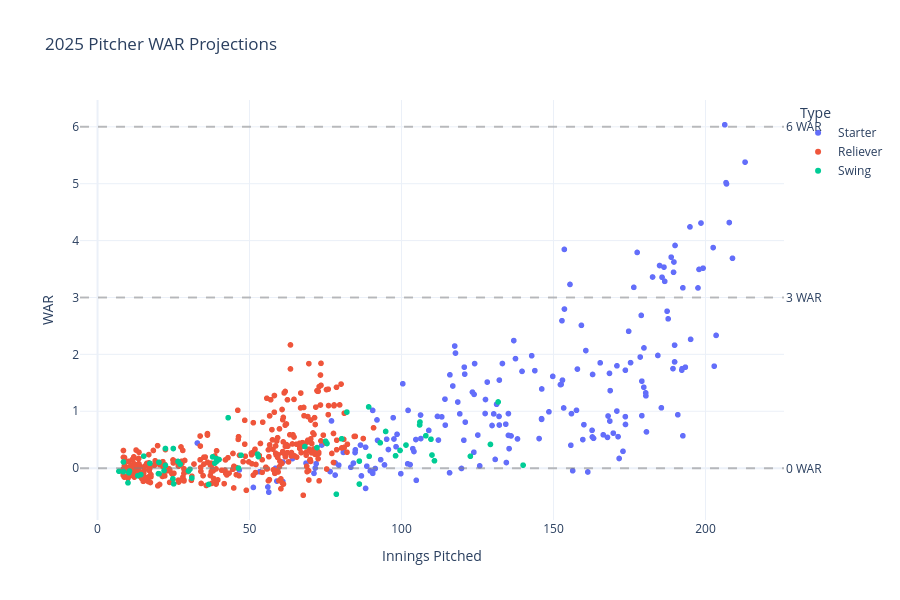

Notebook cell for this chart:
### Code cell
# Cell 5: Pitcher Projections Scatter

if ros_models_loaded:
    # Add pitcher type for coloring
    pitcher_complete_copy = pitcher_complete.copy()
    pitcher_complete_copy['Type'] = pitcher_complete_copy.apply(
        lambda row: 'Starter' if row.get('GS_per_G', row.get('GS', 0) / max(row.get('G', 1), 1)) > 0.7
        else ('Reliever' if row.get('GS_per_G', row.get('GS', 0) / max(row.get('G', 1), 1)) < 0.1
              else 'Swing'),
        axis=1
    )

    fig_pitchers = create_war_scatter(
        df=pitcher_complete_copy,
        player_type='pitcher',
        title="2025 Pitcher WAR Projections",
        color_by='Type',
        hover_data=['Name', 'Team', 'Type', 'Total_Projected_IP', 'Current_WAR', 'ROS_WAR', 'Total_Projected_WAR']
    )

    fig_pitchers.show()
else:
    print("Skipping pitcher scatter (ROS models not loaded)")

### Figure 1 — Plotly figure (JSON) as saved in the notebook; plotly's stock layout.template omitted (floating-point values rounded to 4 significant figures; data arrays with more than 128 entries replaced by an {"elided": "..."} marker saying what was removed)
{"data": [{"customdata": {"elided": "198x5 mixed values"}, "hovertemplate": "Type=%{customdata[2]}<br>Innings Pitched=%{x}<br>WAR=%{y}<br>Name=%{customdata[0]}<br>Team=%{customdata[1]}<br>Current_WAR=%{customdata[3]}<br>ROS_WAR=%{customdata[4]}<extra></extra>", "legendgroup": "Starter", "marker": {"color": "#636efa", "symbol": "circle"}, "mode": "markers", "name": "Starter", "showlegend": true, "type": "scattergl", "x": {"elided": "198 float values"}, "xaxis": "x", "y": {"elided": "198 float values"}, "yaxis": "y"}, {"customdata": {"elided": "338x5 mixed values"}, "hovertemplate": "Type=%{customdata[2]}<br>Innings Pitched=%{x}<br>WAR=%{y}<br>Name=%{customdata[0]}<br>Team=%{customdata[1]}<br>Current_WAR=%{customdata[3]}<br>ROS_WAR=%{customdata[4]}<extra></extra>", "legendgroup": "Reliever", "marker": {"color": "#EF553B", "symbol": "circle"}, "mode": "markers", "name": "Reliever", "showlegend": true, "type": "scattergl", "x": {"elided": "338 float values"}, "xaxis": "x", "y": {"elided": "338 float values"}, "yaxis": "y"}, {"customdata": {"elided": "61x5 mixed values"}, "hovertemplate": "Type=%{customdata[2]}<br>Innings Pitched=%{x}<br>WAR=%{y}<br>Name=%{customdata[0]}<br>Team=%{customdata[1]}<br>Current_WAR=%{customdata[3]}<br>ROS_WAR=%{customdata[4]}<extra></extra>", "legendgroup": "Swing", "marker": {"color": "#00cc96", "symbol": "circle"}, "mode": "markers", "name": "Swing", "showlegend": true, "type": "scattergl", "x": [89.19, 82.02, 106.1, 106.0, 129.3, 94.79, 109.7, 99.51, 131.8, 86.12, 98.04, 140.0, 42.97, 68.21, 22.34, 89.37, 24.92, 101.5, 52.65, 92.98, 75.03, 75.49, 37.86, 26.48, 47.21, 30.4, 15.2, 72.2, 110.0, 17.22, 52.9, 39.98, 39.15, 8.526, 39.22, 20.21, 22.34, 108.0, 7.043, 21.88, 122.7, 46.38, 10.51, 10.29, 8.526, 24.8, 80.32, 38.58, 20.04, 29.92, 20.25, 110.8, 27.17, 36.54, 14.24, 10.02, 25.05, 13.25, 31.04, 86.12, 78.56], "xaxis": "x", "y": [1.077, 0.9855, 0.8106, 0.7594, 0.4175, 0.6446, 0.5087, 0.3111, 1.164, 0.1236, 0.2173, 0.05251, 0.8865, 0.3806, 0.3453, 0.2083, 0.3451, 0.4056, 0.2474, 0.4453, 0.4725, 0.4335, 0.1984, 0.1174, 0.2275, -0.01837, 0.2116, 0.3616, 0.2306, 0.0847, 0.2029, 0.1514, 0.1644, 0.1087, 0.1214, 0.1028, 0.04876, 0.5694, -0.0545, -0.0422, 0.2094, 0.0009816, -0.05108, -0.08039, -0.06251, -0.1861, 0.516, 0.08911, -0.09633, -0.04975, -0.09862, 0.1298, 0.07037, -0.2866, -0.1131, -0.2581, -0.2759, -0.1332, -0.1735, -0.2796, -0.4579], "yaxis": "y"}], "layout": {"annotations": [{"showarrow": false, "text": "0 WAR", "x": 1, "xanchor": "left", "xref": "x domain", "y": 0, "yanchor": "middle", "yref": "y"}, {"showarrow": false, "text": "3 WAR", "x": 1, "xanchor": "left", "xref": "x domain", "y": 3, "yanchor": "middle", "yref": "y"}, {"showarrow": false, "text": "6 WAR", "x": 1, "xanchor": "left", "xref": "x domain", "y": 6, "yanchor": "middle", "yref": "y"}], "height": 600, "hovermode": "closest", "legend": {"title": {"text": "Type"}, "tracegroupgap": 0}, "shapes": [{"line": {"color": "gray", "dash": "dash"}, "opacity": 0.5, "type": "line", "x0": 0, "x1": 1, "xref": "x domain", "y0": 0, "y1": 0, "yref": "y"}, {"line": {"color": "gray", "dash": "dash"}, "opacity": 0.5, "type": "line", "x0": 0, "x1": 1, "xref": "x domain", "y0": 3, "y1": 3, "yref": "y"}, {"line": {"color": "gray", "dash": "dash"}, "opacity": 0.5, "type": "line", "x0": 0, "x1": 1, "xref": "x domain", "y0": 6, "y1": 6, "yref": "y"}], "showlegend": true, "title": {"text": "2025 Pitcher WAR Projections"}, "xaxis": {"anchor": "y", "domain": [0, 1], "title": {"text": "Innings Pitched"}}, "yaxis": {"anchor": "x", "domain": [0, 1], "title": {"text": "WAR"}}}}
